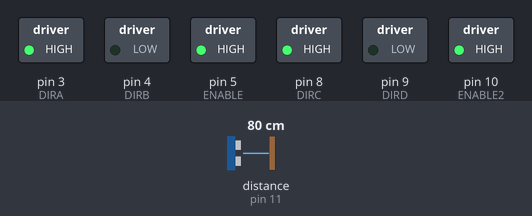
A sketch run on a simulated Arduino Uno, built with avr-gcc and run on an emulated ATmega328P. On the bench: switched loads named in the sketch (green lamp = pin HIGH). The test bench sets the inputs (shaded band); at power-on: distance to the obstacle (sensor on pin 11) 80 cm. The echo pulse lasts 58.3 µs per cm.

Above: at 1.8 s.
1.9 s: distance to the obstacle (sensor on pin 11) set to 11 cm
4.5 s: distance to the obstacle (sensor on pin 11) set to 8 cm
At 5.7 s:
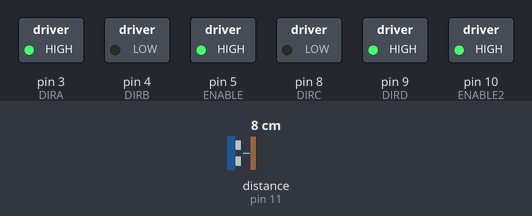
6.0 s: distance to the obstacle (sensor on pin 11) set to 18 cm
At 6.7 s:
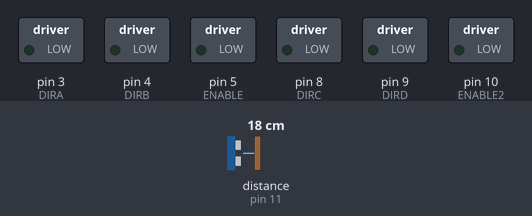
8.4 s: distance to the obstacle (sensor on pin 11) set to 2 cm
At 8.7 s:
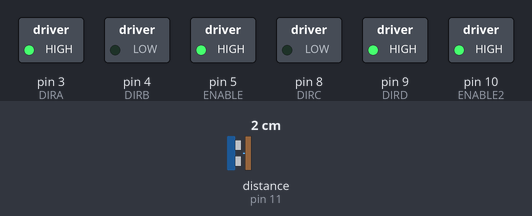
Timing chart, 0 to 10.9 s (numbered marks = the images above; inputs shaded):
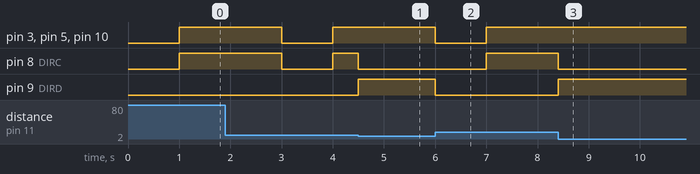

The sketch:

obstacle_detection.ino
```cpp
#include <NewPing.h>

//Ultrasound sensor
#define TRIGGER_PIN 12
#define ECHO_PIN 11
#define MAX_DISTANCE 300

NewPing sonar(TRIGGER_PIN, ECHO_PIN, MAX_DISTANCE);

// Motors
#define ENABLE 5 // pin 1 chip
#define DIRA 3 // pin 7 chip
#define DIRB 4 // pin 2 chip
#define ENABLE2 10 // pin 10 chip
#define DIRC 8 // pin 15 chip
#define DIRD 9 // pin 9 chip
 // pins 4, 5, 12, 13 GND
 // pins 8 y 16 to 5V
 // pin 3 left motor
 // pin 6 left motor
 // pin 11 right motor
 // pin 14 right motor

//initialize motors
enum state_t { stateStopped, stateRunning };
state_t state;
unsigned long startTime;

void setup() {
  //---set pin direction
  pinMode(ENABLE,OUTPUT);
  pinMode(ENABLE2, OUTPUT);
  pinMode(DIRA,OUTPUT);
  pinMode(DIRC, OUTPUT);
  pinMode(DIRB,OUTPUT);
  pinMode(DIRD, OUTPUT);
  Serial.begin(9600);

  state = stateStopped;
  startTime = millis();
}

void run()
{
  unsigned long currentTime = millis();
  unsigned long elapsedTime = currentTime - startTime;
  switch (state) {
  case stateStopped:
    if (elapsedTime >= 1000) {
      digitalWrite(ENABLE, HIGH);
      digitalWrite(ENABLE2, HIGH);
      digitalWrite(DIRA,HIGH);
      digitalWrite(DIRC, HIGH);
      digitalWrite(DIRB, LOW);
      digitalWrite(DIRD, LOW);
      state = stateRunning;
      startTime = currentTime;
    }
    break;
  case stateRunning:
    if (sonar.ping_cm() < 10){
      digitalWrite(DIRA,HIGH);
      digitalWrite(DIRC, LOW);
      digitalWrite(DIRB, LOW);
      digitalWrite(DIRD, HIGH);
      startTime = 750;
      break;
    }
    if (elapsedTime >= 2000) {
      digitalWrite(ENABLE, LOW);
      digitalWrite(ENABLE2, LOW);
      digitalWrite(DIRA, LOW);
      digitalWrite(DIRC, LOW);
      digitalWrite(DIRB, LOW);
      digitalWrite(DIRD, LOW);
      state = stateStopped;
      startTime = currentTime;
      }
      break;
  }
}
void loop()
{
  run();
}
```

Measured:
- the behaviour switches between 10 and 9 cm on distance to the obstacle (sensor on pin 11) (found by bisection; images 0 and 1)
- after the input at 4.5 s, pin 8 (DIRC): HIGH → LOW at once; pin 9 (DIRD): LOW → HIGH at once
- after the input at 6.0 s, pin 3 (DIRA), pin 5 (ENABLE), pin 10 (ENABLE2): HIGH → LOW at once, → HIGH 1.0 s later; pin 8 (DIRC): LOW → HIGH after 1.0 s; pin 9 (DIRD): HIGH → LOW at once
- after the input at 8.4 s, pin 3 (DIRA), pin 5 (ENABLE), pin 10 (ENABLE2): stays HIGH (without the input it goes to LOW after 0.60 s); pin 9 (DIRD): LOW → HIGH at once
